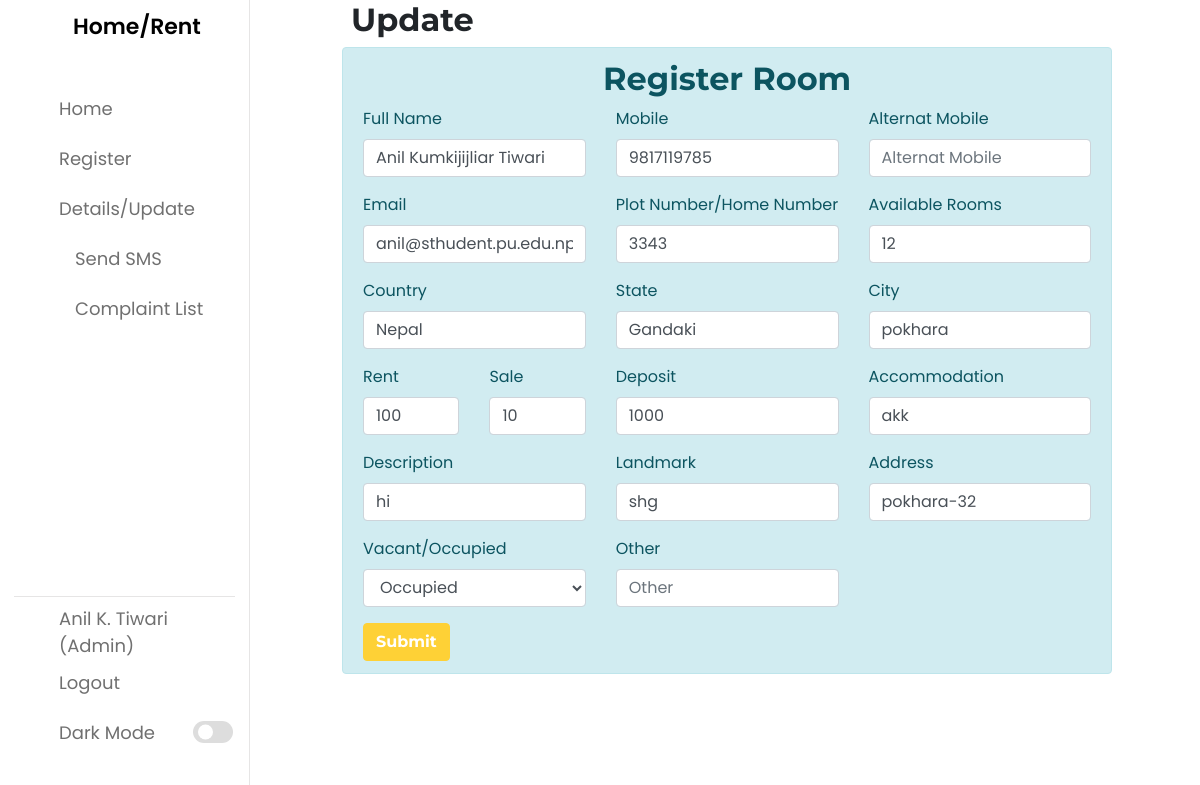
The page /app/update.php?id=22&act=indi (signed in) on the database its author committed.
### tables this page shows
CREATE TABLE `room_rental_registrations` (
  `id` int(10) UNSIGNED NOT NULL,
  `fullname` varchar(191) NOT NULL,
  `mobile` varchar(191) NOT NULL,
  `alternat_mobile` varchar(191) NOT NULL,
  `email` varchar(191) NOT NULL,
  `country` varchar(191) NOT NULL,
  `state` varchar(191) NOT NULL,
  `city` varchar(191) NOT NULL,
  `landmark` varchar(191) NOT NULL,
  `rent` varchar(191) NOT NULL,
  `sale` varchar(190) DEFAULT NULL,
  `deposit` varchar(191) NOT NULL,
  `plot_number` varchar(191) NOT NULL,
  `rooms` varchar(100) DEFAULT NULL,
  `address` varchar(191) NOT NULL,
  `accommodation` varchar(191) NOT NULL,
  `description` varchar(191) NOT NULL,
  `image` varchar(191) DEFAULT NULL,
  `open_for_sharing` varchar(191) DEFAULT NULL,
  `other` varchar(191) DEFAULT NULL,
  `vacant` int(1) NOT NULL DEFAULT 1,
  `created_at` timestamp NULL DEFAULT current_timestamp(),
  `updated_at` timestamp NULL DEFAULT current_timestamp(),
  `user_id` int(10) DEFAULT NULL
);

### app/partials/edit/individaul.php (the view, shortened to what this page needs)
<div class="col-md-11 col-xs-12 col-sm-12">
	<div class="alert alert-info" role="alert">
		<h2 class="text-center">Register Room</h2>
		<form action="" method="POST">
  	 <div class="row">
  	 	<div class="col-md-4">
	  	  <div class="form-group">
		    <label for="fullname">Full Name</label>
		    <input type="text" class="form-control" id="fullname" placeholder="Full Name" name="fullname" value="<?php echo $data['fullname']?$data['fullname']:''; ?>" required>
		  </div>
		 </div>
		<div class="col-md-4">
		  <div class="form-group">
		    <label for="mobile">Mobile</label>
		    <input type="text" class="form-control" id="mobile" placeholder="Mobile" name="mobile" value="<?php echo $data['mobile']?$data['mobile']:''; ?>" required>
		  </div>
		 </div>
		<div class="col-md-4">
		  <div class="form-group">
		    <label for="alternat_mobile">Alternat Mobile</label>
		    <input type="text" class="form-control" id="alternat_mobile" placeholder="Alternat Mobile" name="alternat_mobile" value="<?php echo $data['alternat_mobile']?$data['alternat_mobile']:''; ?>">
		  </div>
		</div>
	</div>
	<div class="row">
  	 	<div class="col-md-4">
		  <div class="form-group">
		    <label for="email">Email</label>
		    <input type="email" class="form-control" id="email" placeholder="Email" name="email" value="<?php echo $data['email']?$data['email']:''; ?>" required>
		  </div>
		 </div>
		 <div class="col-md-4">
		  <div class="form-group">
		    <label for="plot_number">Plot Number/Home Number</label>
		    <input type="text" class="form-control" id="plot_number" placeholder="Plot Number/Home Number" name="plot_number" value="<?php echo $data['plot_number']?$data['plot_number']:''; ?>" required>
		  </div>
		 </div>
		 <div class="col-md-4">
		  <div class="form-group">
		    <label for="rooms">Available Rooms</label>
		    <input type="text" class="form-control" id="rooms" placeholder="1BHK/2BHK/3BHK/1RK" name="rooms" value="<?php echo $data['rooms']?$data['rooms']:''; ?>" required>
		  </div>
		 </div>
	</div>
	<div class="row">
		<div class="col-md-4">
	  <div class="form-group">
	    <label for="country">Country</label>
	    <input type="country" class="form-control" id="country" placeholder="Country" name="country" value="<?php echo $data['country']?$data['country']:''; ?>" required>
	  </div>
	  </div>
	  <div class="col-md-4">
	  <div class="form-group">
	    <label for="state">State</label>
	    <input type="state" class="form-control" id="state" placeholder="State" name="state" value="<?php echo $data['state']?$data['state']:''; ?>" required>
	  </div>
	  </div>
	  <div class="col-md-4">
	  <div class="form-group">
	    <label for="city">City</label>
	    <input type="city" class="form-control" id="city" placeholder="City" name="city" value="<?php echo $data['city']?$data['city']:''; ?>" required>
	  </div>
	  </div>
	 </div>
	 <div class="row">
	 	<div class="col-md-2">
	 <div class="form-group">
	    <label for="rent">Rent</label>
	    <input type="rent" class="form-control" id="rent" placeholder="Rent" name="rent" value="<?php echo $data['rent']?$data['rent']:''; ?>" required>
	  </div>
	  </div>
	  <div class="col-md-2">
	 <div class="form-group">
	    <label for="sale">Sale</label>
	    <input type="sale" class="form-control" id="sale" placeholder="Sale" name="sale" value="<?php echo $data['sale']?$data['sale']:''; ?>">
	  </div>
	  </div>
	  <div class="col-md-4">
	  <div class="form-group">
	    <label for="deposit">Deposit</label>
	    <input type="deposit" class="form-control" id="deposit" placeholder="Deposit" name="deposit" value="<?php echo $data['deposit']?$data['deposit']:''; ?>" required>
	  </div>
	  </div>
	  <div class="col-md-4">
	  <div class="form-group">
	    <label for="accommodation">Accommodation</label>
	    <input type="accommodation" class="form-control" id="accommodation" placeholder="Accommodation" name="accommodation" value="<?php echo $data['accommodation']?$data['accommodation']:''; ?>" required>
	  </div>
	  </div>
	  </div>
	   <div class="row">
	 	<div class="col-md-4">
	  <div class="form-group">
	    <label for="description">Description</label>
	    <input type="description" class="form-control" id="description" placeholder="Description" name="description" value="<?php echo $data['description']?$data['description']:''; ?>" required>
	  </div>
	   </div>
	  <div class="col-md-4">
	  <div class="form-group">
	    <label for="landmark">Landmark</label>
	    <input type="landmark" class="form-control" id="landmark" placeholder="landmark" name="landmark" value="<?php echo $data['landmark']?$data['landmark']:''; ?>" required>
	  </div>
	   </div>
	  <div class="col-md-4">
	  <div class="form-group">
	    <label for="address">Address</label>
	    <input type="address" class="form-control" id="address" placeholder="Address" name="address" value="<?php echo $data['address']?$data['address']:''; ?>" required>
	  </div>
	   </div>
	    </div>
	   <div class="row">
	   	<div class="col-4">
	 		 <div class="form-group">
			    <label for="vacant">Vacant/Occupied</label>
			    <select class="form-control" id="vacant" name="vacant">
			      <option value="0" <?php if($data['vacant'] == '0'){echo 'selected';}?>>Occupied</option>
			    </select>
			  </div>
	 	</div>
	 	<div class="col-md-4">
	  <div class="form-group">
	    <label for="other">Other</label>
	    <input type="other" class="form-control" id="other" placeholder="Other" name="other" value="<?php echo $data['other']?$data['other']:''; ?>" required>
	  </div>
	  </div>
	  </div>
	  <button type="submit" class="btn btn-primary" name='register_individuals' value="register_individuals">Submit</button>
	</form>
	</div>
	</div>

### assets/css/styles.css (style rules this page uses)
* { margin: 0; padding: 0; box-sizing: border-box; font-family: 'Poppins', sans-serif; }
:root { --primary-color: #0E4BF1; --panel-color: #FFF; --text-color: #000; --black-light-color: #707070; --border-color: #e6e5e5; --toggle-color: #DDD; --box1-color: #4DA3FF; --box2-color: #FFE6AC; --box3-color: #E7D1FC; --title-icon-color: #fff; --tran-05: all 0.5s ease; --tran-03: all 0.3s ease; --tran-03: all 0.2s ease; }
body { min-height: 100vh; background-color: var(--primary-color); }

### assets/css/rent.css (style rules this page uses)
body { overflow-x: hidden; font-family: 'Roboto Slab', 'Helvetica Neue', Helvetica, Arial, sans-serif; }
h1, h2, h3, h4, h5, h6 { font-weight: 700; font-family: 'Montserrat', 'Helvetica Neue', Helvetica, Arial, sans-serif; }
.btn { font-family: 'Montserrat', 'Helvetica Neue', Helvetica, Arial, sans-serif; font-weight: 700; }
.btn-primary { background-color: #fed136; border-color: #fed136; }

### rows shown on the page
room_rental_registrations: fullname "Anil Kumkijijliar Tiwari", mobile "9817119785", email "anil@sthudent.pu.edu.np", plot_number "3343", rooms "12", country "Nepal", state "Gandaki", city "pokhara", rent "100", sale "10", deposit "1000", accommodation "akk", description "hi", landmark "shg", address "pokhara-32", vacant "Occupied"

### other values the page prints
$_SESSION['fullname'] "Anil K. Tiwari"
